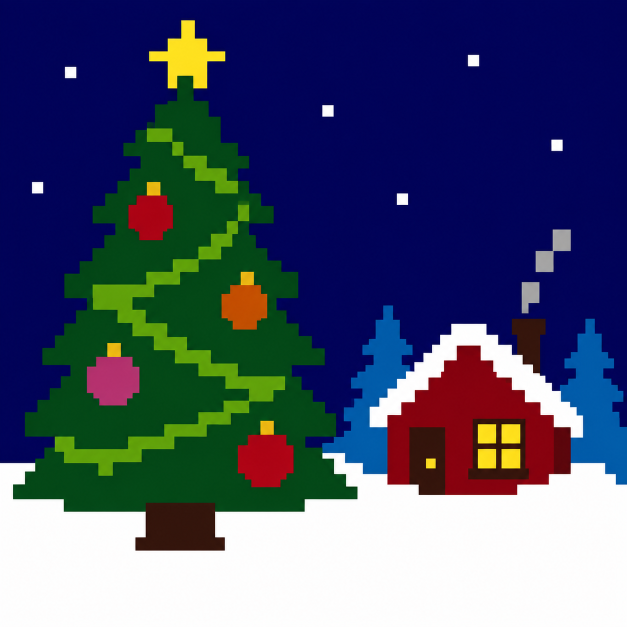
#> input picture runs/clickart-christmas/source.png, 1254 x 1254 px (shown at 1/2 size)
$ python __main__.py --source ../runs/clickart-christmas/source.png --output out.png
#> lines starting #> are read from the running program, lines starting #| are printed output that depends on the picture; after the words box and inside, x2 and y2 are one past the last pixel; in counts of white or black regions, pixels touching at a corner belong together
### dot_to_dot/pipeline.py
import base64
from datetime import datetime, timezone
import hashlib
import json
import math
from pathlib import Path
import shutil

import cv2
import numpy as np
from PIL import Image, ImageDraw, ImageFont
from scipy.optimize import linear_sum_assignment
from scipy.spatial.distance import cdist

SIZE = 1200


def extract(path):
    with Image.open(path) as source:
        gray = np.asarray(source.convert('L'))
    binary = (gray < 160).astype(np.uint8) * 255
    contours, _ = cv2.findContours(binary, cv2.RETR_EXTERNAL, cv2.CHAIN_APPROX_NONE)
    if not contours:
        raise ValueError('No dark outline found')
    contour = max(contours, key=cv2.contourArea)
    if cv2.contourArea(contour) < gray.size * .05:
        raise ValueError('Source needs a large closed outline, not disconnected/open strokes')
    points = contour[:, 0, :].astype(float)
    low, high = points.min(axis=0), points.max(axis=0)
    factor = 1040 / max(high-low)
    points = (points-(low+high)/2)*factor+SIZE/2
    # Stable start: lowest left hoof, keeping the head as a later reveal.
    start = np.argmin(points[:, 0] - points[:, 1]*.25)
    points = np.roll(points, -start, axis=0)
    return points, {'threshold':160, 'external_contours':len(contours),
                    'extraction':'Largest external contour; interior strokes are not part of the puzzle',
                    'source_to_canvas_scale':float(factor)}


def sample(contour, count):
    if count < 12 or count > 1000:
        raise ValueError('Point count must be between 12 and 1000')
    # Retain shape corners, then divide long edges until the exact budget is met.
    epsilon = 1.5
    while True:
        simplified = cv2.approxPolyDP(contour.astype(np.float32).reshape(-1,1,2), epsilon, True)[:,0,:]
        if len(simplified) <= count * .7:
            break
        epsilon *= 1.15
    lengths = np.linalg.norm(np.roll(simplified,-1,axis=0)-simplified,axis=1)
    parts = np.ones(len(simplified), dtype=int)
    for _ in range(count-len(simplified)):
        parts[np.argmax(lengths/parts)] += 1
    result = []
    for i, n in enumerate(parts):
        a, b = simplified[i], simplified[(i+1)%len(simplified)]
        result.extend(a+(b-a)*(j/n) for j in range(n))
    return np.asarray(result, dtype=float), float(epsilon)


def crossings(points):
    def orient(a,b,c):
        return (b[0]-a[0])*(c[1]-a[1])-(b[1]-a[1])*(c[0]-a[0])
    def on_segment(a,b,c):
        return abs(orient(a,b,c)) < 1e-8 and min(a[0],b[0])-1e-8 <= c[0] <= max(a[0],b[0])+1e-8 and min(a[1],b[1])-1e-8 <= c[1] <= max(a[1],b[1])+1e-8
    result = []
    n = len(points)
    for i in range(n):
        a,b = points[i], points[(i+1)%n]
        for j in range(i+2,n):
            if i == 0 and j == n-1:
                continue
            c,d = points[j], points[(j+1)%n]
            if (orient(a,b,c)*orient(a,b,d) < -1e-8 and orient(c,d,a)*orient(c,d,b) < -1e-8) or any((on_segment(a,b,c),on_segment(a,b,d),on_segment(c,d,a),on_segment(c,d,b))):
                result.append([i+1,j+1])
    return result


def align(points, spacing):
    if not 4 <= spacing <= 40:
        raise ValueError('Grid spacing must be between 4 and 40 canvas units')
    axis = np.arange(60, SIZE-59, spacing)
    grid = np.array([(x,y) for y in axis for x in axis])
    costs = cdist(points, grid, metric='sqeuclidean')
    _, indices = linear_sum_assignment(costs)
    targets = grid[indices]
    # Grid snapping is subordinate to keeping the original path simple.
    for strength in (1, .85, .7, .55, .4, .25, 0):
        trial = points + (targets-points)*strength
        distances = cdist(trial,trial)
        np.fill_diagonal(distances,np.inf)
        if distances.min() >= 5 and not crossings(trial):
            return trial, dict(spacing=spacing, origin=[60,60], strength=strength,
                              mean_displacement=float(np.linalg.norm(trial-points,axis=1).mean()),
                              max_displacement=float(np.linalg.norm(trial-points,axis=1).max()))
    raise ValueError('Cannot produce a non-crossing, separated route; simplify the source')


def place_labels(points, radii=(12,18,25,32)):
    font = ImageFont.load_default(size=11)
    boxes, labels = [], [None]*len(points)
    distances = cdist(points,points)
    np.fill_diagonal(distances,np.inf)
    # Place the most crowded labels first.
    for i in np.argsort(distances.min(axis=1)):
        p = points[i]
        text = str(i+1)
        width = font.getlength(text)+2
        height = 12
        best = None
        for radius in radii:
            for angle in np.arange(0, 2*math.pi, math.pi/8):
                center = p+radius*np.array([math.cos(angle), math.sin(angle)])
                box = [center[0]-width/2, center[1]-height/2, center[0]+width/2, center[1]+height/2]
                if min(box) < 8 or box[2] > SIZE-8 or box[3] > SIZE-8:
                    continue
                overlaps = sum(max(0,min(box[2],b[2])-max(box[0],b[0])) *
                               max(0,min(box[3],b[3])-max(box[1],b[1])) for b in boxes)
                hits = np.sum((points[:,0]>box[0]-3)&(points[:,0]<box[2]+3)&
                              (points[:,1]>box[1]-3)&(points[:,1]<box[3]+3))
                score = overlaps*1000 + hits*10000 + radius
                if best is None or score < best[0]:
                    best = (score,box,center)
        _,box,center = best
        boxes.append(box)
        labels[i] = {'x':round(float(center[0]),3),'y':round(float(center[1]),3),'box':[round(float(v),3) for v in box]}
    overlap_pairs = []
    for i,a in enumerate(labels):
        a=a['box']
        for j in range(i+1,len(labels)):
            b=labels[j]['box']
            if min(a[2],b[2])>max(a[0],b[0]) and min(a[3],b[3])>max(a[1],b[1]):
                overlap_pairs.append([i+1,j+1])
    return labels, overlap_pairs


def svg(data, lines=False, labels=True):
    points=data['points']
    chunks=[f'<svg xmlns="http://www.w3.org/2000/svg" width="1200" height="1200" viewBox="0 0 1200 1200"><rect width="1200" height="1200" fill="white"/>']
    if lines:
        coords=' '.join(f'{p["x"]},{p["y"]}' for p in points+[points[0]])
        chunks.append(f'<polyline points="{coords}" fill="none" stroke="#182b3b" stroke-width="2" stroke-linejoin="round"/>')
    for p in points:
        chunks.append(f'<circle cx="{p["x"]}" cy="{p["y"]}" r="2.1" fill="#17212b"/>')
        if labels:
            label=p['label']
            chunks.append(f'<text x="{label["x"]}" y="{label["y"]}" text-anchor="middle" dominant-baseline="central" font-family="Arial,sans-serif" font-size="11" fill="#394553">{p["id"]}</text>')
    return ''.join(chunks)+'</svg>'


def raster(data, lines=False, labels=True):
    image=Image.new('RGB',(SIZE,SIZE),'white')
    draw=ImageDraw.Draw(image)
    xy=[(p['x'],p['y']) for p in data['points']]
    if lines:
        draw.line(xy+[xy[0]],fill='#182b3b',width=2)
    font=ImageFont.load_default(size=11)
    for p in data['points']:
        x,y=p['x'],p['y']
        draw.ellipse((x-2,y-2,x+2,y+2),fill='#17212b')
        if labels:
            label=p['label']
            draw.text((label['x'],label['y']),str(p['id']),font=font,anchor='mm',fill='#394553')
    return image


def validate(data):
    points=data['points']
    n=data['point_count']
    if len(points)!=n or [p['id'] for p in points]!=list(range(1,n+1)):
        raise ValueError('Point count or numbering is invalid')
    xy=np.array([(p['x'],p['y']) for p in points])
    if len(set(map(tuple,xy)))!=n or not np.isfinite(xy).all() or xy.min()<0 or xy.max()>SIZE:
        raise ValueError('Coordinates are invalid or duplicated')
    expected=[[i,i+1] for i in range(1,n)]+[[n,1]]
    if data['edges']!=expected:
        raise ValueError('Edges must connect every point in order and close back to 1')
    intersections=crossings(xy)
    if intersections:
        raise ValueError(f'Path has crossings: {intersections}')
    distances=cdist(xy,xy)
    np.fill_diagonal(distances,np.inf)
    if distances.min()<5:
        raise ValueError('Dots are too close')
    return {'status':'passed','points':n,'segments':n,'closed':True,'crossings':0,
            'minimum_dot_spacing':round(float(distances.min()),3)}


def build(source, output, count=243, spacing=18, prompt=None):
    source,output=Path(source),Path(output)
    if output.exists():
        raise ValueError('Output exists; choose a new directory')
    contour,extraction=extract(source)
#> in extract, source is the input picture: PIL image 1254x1254 RGB; mean R, G, B 72.2, 80.2, 108.3
#> in extract, `gray = np.asarray(source.convert('L'))`:
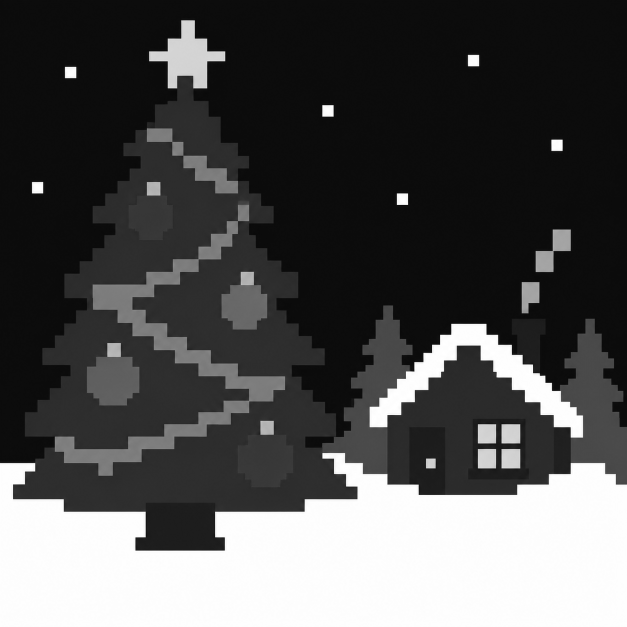
#> gray: shape (1254, 1254) (shown at 1/2 size); min 5, max 255, mean 81.1
#> in extract, `binary = (gray < 160).astype(np.uint8) * 255`:
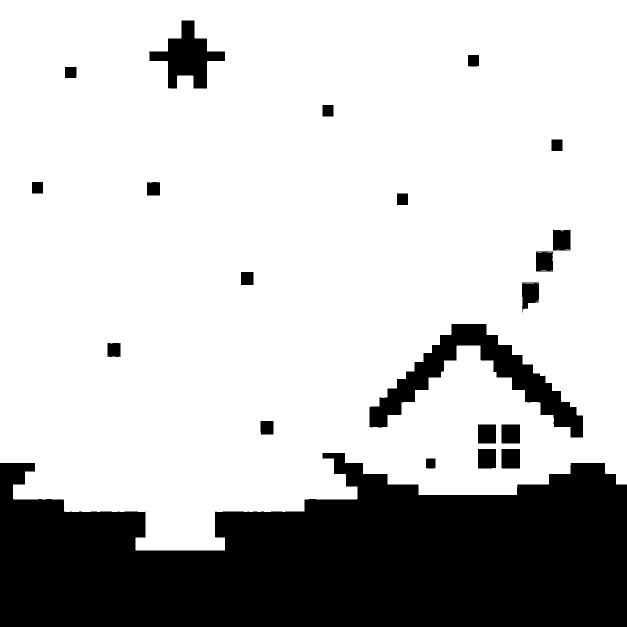
#> binary: shape (1254, 1254) (shown at 1/2 size); 76.5% white; 22 black regions (1 under 20 px)
#> in extract, `contours, _ = cv2.findContours(binary, cv2.RETR_EXTERNAL, cv2.CHAIN_AP..`: contours = 1 contour; box (x1, y1, x2, y2) and area: (0, 0, 1254, 1101) 1250226
#> in extract, `contour = max(contours, key=cv2.contourArea)`: contour = contour of 5240 points, box (x1, y1, x2, y2) (0, 0, 1254, 1101), area 1250226
#> in extract, `points = contour[:, 0, :].astype(float)`: points = 5240 pairs, first value 0 to 1253, second value 0 to 1100
#> in extract, `low, high = points.min(axis=0), points.max(axis=0)`: low = [0, 0]; high = [1253, 1100]
#> in extract, `factor = 1040 / max(high-low)`: factor = 0.83
#> in extract, `points = (points-(low+high)/2)*factor+SIZE/2`: points = 5240 pairs, first value 80 to 1120, second value 143.5 to 1056.5
#> in extract, `start = np.argmin(points[:, 0] - points[:, 1]*.25)`: start = 925
#> contour has the same summary as points in extract; extraction = 4 items
    sampled,epsilon=sample(contour,count)
#> after the loop in sample, `while True:`: epsilon = 1.5
#> in sample, `lengths = np.linalg.norm(np.roll(simplified,-1,axis=0)-simplified,axis..`: lengths = 50 values, max 1040 at index 42, min 2.35 at index 10, mean 87.02
#> in sample, `parts = np.ones(len(simplified), dtype=int)`: parts = 50 values from 1 to 1
#> after the loop in sample, `for _ in range(count-len(simplified)):`: parts = 50 values, max 53 at index 42, min 1 at index 4, mean 4.86
#> the loop in sample, `for i, n in enumerate(parts):` made 50 passes
#> (n, a, b) on passes 1 to 12: (5, [101.6, 971], [185.4, 971.8]), (2, [185.4, 971.8], [186.2, 992.6]), (7, [186.2, 992.6], [320.7, 991.8]), (3, [320.7, 991.8], [321.5, 1034.9]), (1, [321.5, 1034.9], [304.9, 1035.8]), (2, [304.9, 1035.8], [304.9, 1056.5]), (8, [304.9, 1056.5], [452.7, 1056.5]), (2, [452.7, 1056.5], [452.7, 1035.8]), (1, [452.7, 1035.8], [436.1, 1034.1]), (3, [436.1, 1034.1], [436.1, 993.4]), (1, [436.1, 993.4], [437.7, 991.8]), (8, [437.7, 991.8], [584.6, 991.8])
#> after the loop in sample, `for i, n in enumerate(parts):`: result = 243 pairs, first value 80 to 1120, second value 143.5 to 1056.5
#> sampled has the same summary as result in sample; epsilon = 1.5
    points,grid=align(sampled,spacing)
#> in align, `costs = cdist(points, grid, metric='sqeuclidean')`:
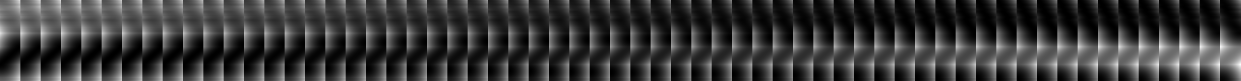
#> costs: shape (243, 3721) float64 (shown at 1/3 size); min 1.65, max 2116621, mean 475469; drawn with min black and max white
#> in align, `_, indices = linear_sum_assignment(costs)`: indices = 243 values, max 3438 at index 28, min 306 at index 193, mean 2011.5
#> in align, `targets = grid[indices]`: targets = 243 pairs, first value 78 to 1122, second value 150 to 1068
#> the loop in align, `for strength in (1, .85, .7, .55, .4, .25, 0):` made 2 passes
#> n in crossings on passes 1 to 2: 243, 243
#> after the loop in align, `for strength in (1, .85, .7, .55, .4, .25, 0):`:
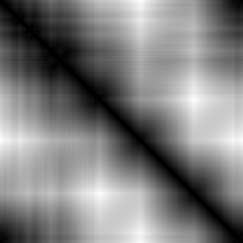
#> distances: shape (243, 243) float64; 0.41% of the values are NaN or infinite; the others: min 15.38, max 1317.5, mean 662.2; drawn with min black, max white, NaN and infinite black
#> points = 243 pairs, first value 78.3 to 1121.7, second value 149 to 1066.3; grid = {'spacing': 18, 'origin': [60, 60], 'strength': 0.85, 'mean_displacement': 5.61, 'max_displacement': 14.91}
    labels,overlaps=place_labels(points)
#> in place_labels, `boxes, labels = [], [None]*len(points)`: boxes = []
#> the loop in place_labels, `for i in np.argsort(distances.min(axis=1)):` made 243 passes
#> (i, p, text, width, box, center) on passes 1 to 3: (20, [295.6, 1051], '21', 14, [293.2, 1056.1, 307.2, 1068.1], [300.2, 1062.1]), (19, [310.9, 1049.4], '20', 14, [308.5, 1054.5, 322.5, 1066.5], [315.5, 1060.5]), (32, [437.7, 1015], '33', 14, [442.7, 1009, 456.7, 1021], [449.7, 1015])
#> after the loop in place_labels, `for i in np.argsort(distances.min(axis=1)):`: boxes = 243 items, first 6: [293.2, 1056.1, 307.2, 1068.1], [308.5, 1054.5, 322.5, 1066.5], [442.7, 1009, 456.7, 1021], [420, 1018, 434, 1030], [109.6, 948, 129.6, 960], [138.4, 935.2, 158.4, 947.2]; labels = 243 items
#> the loop in place_labels, `for i,a in enumerate(labels):` made 243 passes
#> a on passes 1 to 3: [101.3, 979.4, 109.3, 991.4], [119.1, 979.5, 127.1, 991.5], [137, 979.5, 145, 991.5]
#> after the loop in place_labels, `for i,a in enumerate(labels):`: overlap_pairs = [[235, 236], [235, 237]]
#> labels = 243 items; overlaps = [[235, 236], [235, 237]]
    data={'schema_version':1,'width':SIZE,'height':SIZE,'point_count':count,'closed':True,
          'points':[dict(id=i+1,x=round(float(p[0]),3),y=round(float(p[1]),3),label=labels[i]) for i,p in enumerate(points)],
          'edges':[[i,i+1] for i in range(1,count)]+[[count,1]],'grid':grid}
    result=validate(data)
#> in validate, `points=data['points']`: points = 243 items
#> in validate, `n=data['point_count']`: n = 243
#> in validate, `xy=np.array([(p['x'],p['y']) for p in points])`: xy = 243 pairs, first value 78.3 to 1121.7, second value 149 to 1066.3
#> in validate, `expected=[[i,i+1] for i in range(1,n)]+[[n,1]]`: expected = 243 pairs, first value 1 to 243, second value 1 to 243
#> in validate, `intersections=crossings(xy)`: intersections = []
#> in validate, `np.fill_diagonal(distances,np.inf)`:
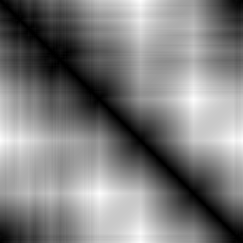
#> distances: shape (243, 243) float64; 0.41% of the values are NaN or infinite; the others: min 15.38, max 1317.5, mean 662.2; drawn with min black, max white, NaN and infinite black
#> result = {'status': 'passed', 'points': 243, 'segments': 243, 'closed': True, 'crossings': 0, 'minimum_dot_spacing': 15.38}
    metadata={'created_at':datetime.now(timezone.utc).isoformat(),'source_sha256':hashlib.sha256(source.read_bytes()).hexdigest(),
              'source_generation':{'tool':'built-in image_gen','model':None,'prompt':Path(prompt).read_text() if prompt else None},
              'extraction':extraction,'approximation_epsilon':epsilon,'grid':grid,'validation':result,
              'label_overlap_pairs':overlaps,'camouflage':'Near-grid alignment only; silhouette may still be recognisable. No decoy dots.'}
    output.mkdir(parents=True)
    shutil.copyfile(source,output/'source.png')
    (output/'points.json').write_text(json.dumps(data,indent=2)+'\n')
    (output/'run.json').write_text(json.dumps(metadata,indent=2)+'\n')
    for name,lines,numbered in [('dots',False,True),('connected',True,True),('answer',True,False)]:
        (output/f'{name}.svg').write_text(svg(data,lines,numbered))
        raster(data,lines,numbered).save(output/f'{name}.png')
#> this loop made 3 passes
#> pass 1, in build, `raster(data,lines,numbered).save(output/f'{name}.png')`:
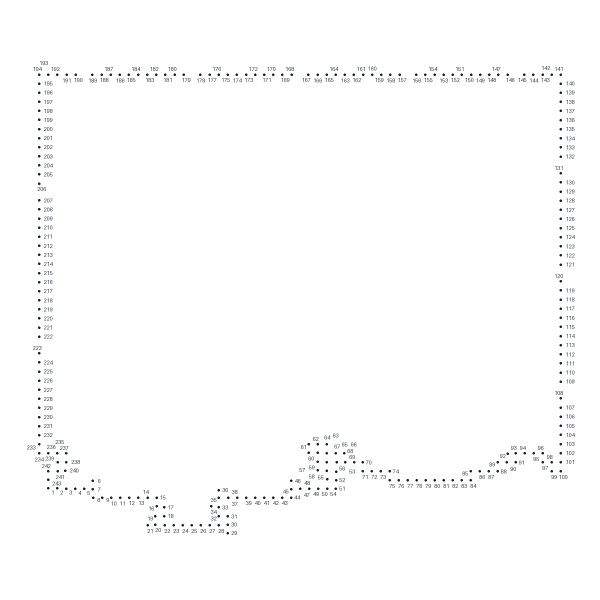
#> saved as dots.png: PIL image 1200x1200 RGB (shown at 1/2 size); mean R, G, B 252.9, 253, 253.2
#> pass 2, in build, `raster(data,lines,numbered).save(output/f'{name}.png')`:
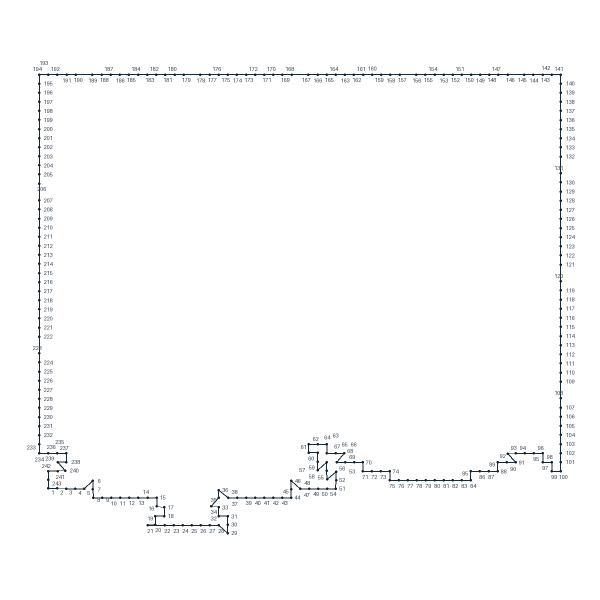
#> saved as connected.png: PIL image 1200x1200 RGB (shown at 1/2 size); mean R, G, B 251.9, 252.1, 252.2
#> (the run stopped early here; a loop or call above may not have finished)
